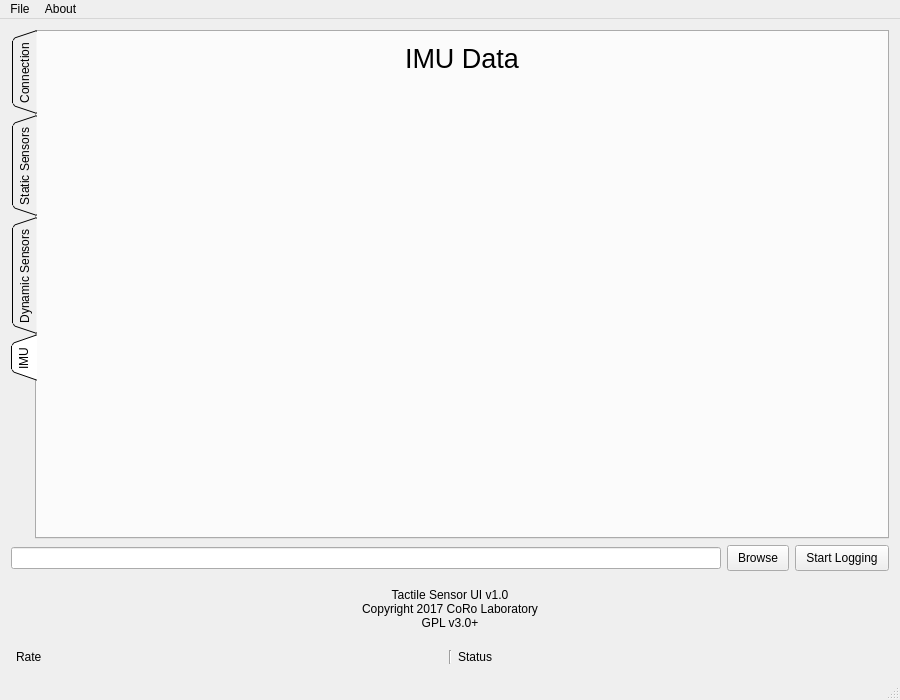
<?xml version="1.0" encoding="UTF-8"?>
<ui version="4.0">
 <class>MainWindow</class>
 <widget class="QMainWindow" name="MainWindow">
  <property name="geometry">
   <rect>
    <x>0</x>
    <y>0</y>
    <width>900</width>
    <height>700</height>
   </rect>
  </property>
  <widget class="QWidget" name="centralWidget">
   <layout class="QGridLayout" name="gridLayout">
    <item row="2" column="0">
     <layout class="QHBoxLayout" name="horizontalLayout">
      <item>
       <widget class="QLineEdit" name="logPath"/>
      </item>
      <item>
       <widget class="QPushButton" name="logBrowse">
        <property name="styleSheet">
         <string notr="true">QPushButton {
        padding:5px 10px;
}</string>
        </property>
        <property name="text">
         <string>Browse</string>
        </property>
       </widget>
      </item>
      <item>
       <widget class="QPushButton" name="log">
        <property name="styleSheet">
         <string notr="true">QPushButton {
        padding:5px 10px;
}</string>
        </property>
        <property name="text">
         <string>Start Logging</string>
        </property>
       </widget>
      </item>
     </layout>
    </item>
    <item row="0" column="0">
     <widget class="QTabWidget" name="alltabs">
      <property name="tabPosition">
       <enum>QTabWidget::West</enum>
      </property>
      <property name="tabShape">
       <enum>QTabWidget::Triangular</enum>
      </property>
      <property name="currentIndex">
       <number>3</number>
      </property>
      <widget class="QWidget" name="connection">
       <attribute name="title">
        <string>Connection</string>
       </attribute>
       <layout class="QGridLayout" name="_5">
        <item row="1" column="3">
         <widget class="QPushButton" name="refreshPorts">
          <property name="text">
           <string>Refresh</string>
          </property>
         </widget>
        </item>
        <item row="0" column="2">
         <spacer name="verticalSpacer_3">
          <property name="orientation">
           <enum>Qt::Vertical</enum>
          </property>
          <property name="sizeHint" stdset="0">
           <size>
            <width>20</width>
            <height>40</height>
           </size>
          </property>
         </spacer>
        </item>
        <item row="7" column="2">
         <spacer name="verticalSpacer_2">
          <property name="orientation">
           <enum>Qt::Vertical</enum>
          </property>
          <property name="sizeHint" stdset="0">
           <size>
            <width>20</width>
            <height>40</height>
           </size>
          </property>
         </spacer>
        </item>
        <item row="1" column="2">
         <widget class="QComboBox" name="availablePorts"/>
        </item>
        <item row="1" column="1">
         <widget class="QLabel" name="label">
          <property name="text">
           <string>Available Ports:</string>
          </property>
         </widget>
        </item>
        <item row="1" column="0">
         <spacer name="horizontalSpacer_2">
          <property name="orientation">
           <enum>Qt::Horizontal</enum>
          </property>
          <property name="sizeHint" stdset="0">
           <size>
            <width>40</width>
            <height>20</height>
           </size>
          </property>
         </spacer>
        </item>
        <item row="2" column="2">
         <spacer name="verticalSpacer">
          <property name="orientation">
           <enum>Qt::Vertical</enum>
          </property>
          <property name="sizeHint" stdset="0">
           <size>
            <width>20</width>
            <height>40</height>
           </size>
          </property>
         </spacer>
        </item>
        <item row="3" column="2" rowspan="2">
         <widget class="QPushButton" name="connect">
          <property name="styleSheet">
           <string notr="true">QPushButton {
        padding:20px 40px;
}</string>
          </property>
          <property name="text">
           <string>Connect</string>
          </property>
         </widget>
        </item>
        <item row="5" column="2" colspan="2">
         <widget class="QCheckBox" name="autoconnect">
          <property name="text">
           <string>Autoconnect on Refresh</string>
          </property>
          <property name="checked">
           <bool>true</bool>
          </property>
         </widget>
        </item>
        <item row="1" column="4">
         <spacer name="horizontalSpacer">
          <property name="orientation">
           <enum>Qt::Horizontal</enum>
          </property>
          <property name="sizeHint" stdset="0">
           <size>
            <width>40</width>
            <height>20</height>
           </size>
          </property>
         </spacer>
        </item>
       </layout>
      </widget>
      <widget class="QWidget" name="staticTab">
       <attribute name="title">
        <string>Static Sensors</string>
       </attribute>
       <layout class="QGridLayout" name="gridLayout_3">
        <item row="2" column="2">
         <widget class="QPushButton" name="staticBaselineReset">
          <property name="styleSheet">
           <string notr="true">QPushButton {
        padding:5px 10px;
}</string>
          </property>
          <property name="text">
           <string>Reset Baseline</string>
          </property>
         </widget>
        </item>
        <item row="0" column="0" colspan="3">
         <widget class="QLabel" name="label_3">
          <property name="sizePolicy">
           <sizepolicy hsizetype="Preferred" vsizetype="Minimum">
            <horstretch>0</horstretch>
            <verstretch>0</verstretch>
           </sizepolicy>
          </property>
          <property name="text">
           <string>&lt;html&gt;&lt;head/&gt;&lt;body&gt;&lt;p align=&quot;center&quot;&gt;&lt;span style=&quot; font-size:20pt;&quot;&gt;Static Tactile Sensors&lt;/span&gt;&lt;/p&gt;&lt;/body&gt;&lt;/html&gt;</string>
          </property>
          <property name="textFormat">
           <enum>Qt::RichText</enum>
          </property>
         </widget>
        </item>
        <item row="2" column="1">
         <widget class="QCheckBox" name="staticRawValues">
          <property name="text">
           <string>Raw Values</string>
          </property>
         </widget>
        </item>
        <item row="2" column="0">
         <spacer name="horizontalSpacer_4">
          <property name="orientation">
           <enum>Qt::Horizontal</enum>
          </property>
          <property name="sizeHint" stdset="0">
           <size>
            <width>40</width>
            <height>20</height>
           </size>
          </property>
         </spacer>
        </item>
        <item row="1" column="0" colspan="3">
         <widget class="QWidget" name="widget" native="true">
          <property name="sizePolicy">
           <sizepolicy hsizetype="Preferred" vsizetype="Expanding">
            <horstretch>0</horstretch>
            <verstretch>0</verstretch>
           </sizepolicy>
          </property>
          <layout class="QGridLayout" name="staticGraphsx">
           <property name="leftMargin">
            <number>0</number>
           </property>
           <property name="topMargin">
            <number>0</number>
           </property>
           <property name="rightMargin">
            <number>0</number>
           </property>
           <property name="bottomMargin">
            <number>0</number>
           </property>
           <item row="0" column="0">
            <layout class="QHBoxLayout" name="staticGraphs"/>
           </item>
          </layout>
         </widget>
        </item>
       </layout>
      </widget>
      <widget class="QWidget" name="dynamicTab">
       <attribute name="title">
        <string>Dynamic Sensors</string>
       </attribute>
       <layout class="QGridLayout" name="gridLayout_4">
        <item row="0" column="0">
         <widget class="QLabel" name="label_4">
          <property name="sizePolicy">
           <sizepolicy hsizetype="Preferred" vsizetype="Minimum">
            <horstretch>0</horstretch>
            <verstretch>0</verstretch>
           </sizepolicy>
          </property>
          <property name="text">
           <string>&lt;html&gt;&lt;head/&gt;&lt;body&gt;&lt;p align=&quot;center&quot;&gt;&lt;span style=&quot; font-size:20pt;&quot;&gt;Dynamic Tactile Sensors&lt;/span&gt;&lt;/p&gt;&lt;/body&gt;&lt;/html&gt;</string>
          </property>
          <property name="textFormat">
           <enum>Qt::RichText</enum>
          </property>
         </widget>
        </item>
        <item row="1" column="0">
         <widget class="QWidget" name="widget_2" native="true">
          <property name="sizePolicy">
           <sizepolicy hsizetype="Preferred" vsizetype="Expanding">
            <horstretch>0</horstretch>
            <verstretch>0</verstretch>
           </sizepolicy>
          </property>
          <layout class="QGridLayout" name="gridLayout_2">
           <property name="leftMargin">
            <number>0</number>
           </property>
           <property name="topMargin">
            <number>0</number>
           </property>
           <property name="rightMargin">
            <number>0</number>
           </property>
           <property name="bottomMargin">
            <number>0</number>
           </property>
           <item row="0" column="0">
            <layout class="QGridLayout" name="dynamicGraphs"/>
           </item>
          </layout>
         </widget>
        </item>
       </layout>
      </widget>
      <widget class="QWidget" name="imuTab">
       <attribute name="title">
        <string>IMU</string>
       </attribute>
       <layout class="QGridLayout" name="gridLayout_5">
        <item row="0" column="0">
         <widget class="QLabel" name="label_5">
          <property name="sizePolicy">
           <sizepolicy hsizetype="Preferred" vsizetype="Minimum">
            <horstretch>0</horstretch>
            <verstretch>0</verstretch>
           </sizepolicy>
          </property>
          <property name="text">
           <string>&lt;html&gt;&lt;head/&gt;&lt;body&gt;&lt;p align=&quot;center&quot;&gt;&lt;span style=&quot; font-size:20pt;&quot;&gt;IMU Data&lt;/span&gt;&lt;/p&gt;&lt;/body&gt;&lt;/html&gt;</string>
          </property>
          <property name="textFormat">
           <enum>Qt::RichText</enum>
          </property>
         </widget>
        </item>
        <item row="1" column="0">
         <widget class="QWidget" name="widget_4" native="true">
          <property name="sizePolicy">
           <sizepolicy hsizetype="Preferred" vsizetype="Expanding">
            <horstretch>0</horstretch>
            <verstretch>0</verstretch>
           </sizepolicy>
          </property>
          <layout class="QGridLayout" name="staticGraphsx_2">
           <property name="leftMargin">
            <number>0</number>
           </property>
           <property name="topMargin">
            <number>0</number>
           </property>
           <property name="rightMargin">
            <number>0</number>
           </property>
           <property name="bottomMargin">
            <number>0</number>
           </property>
           <item row="0" column="0">
            <layout class="QHBoxLayout" name="accelGraphs"/>
           </item>
          </layout>
         </widget>
        </item>
        <item row="2" column="0">
         <widget class="QWidget" name="widget_5" native="true">
          <property name="sizePolicy">
           <sizepolicy hsizetype="Preferred" vsizetype="Expanding">
            <horstretch>0</horstretch>
            <verstretch>0</verstretch>
           </sizepolicy>
          </property>
          <layout class="QGridLayout" name="staticGraphsx_3">
           <property name="leftMargin">
            <number>0</number>
           </property>
           <property name="topMargin">
            <number>0</number>
           </property>
           <property name="rightMargin">
            <number>0</number>
           </property>
           <property name="bottomMargin">
            <number>0</number>
           </property>
           <item row="0" column="0">
            <layout class="QHBoxLayout" name="gyroGraphs"/>
           </item>
          </layout>
         </widget>
        </item>
       </layout>
      </widget>
     </widget>
    </item>
    <item row="5" column="0">
     <widget class="QWidget" name="status" native="true">
      <layout class="QHBoxLayout" name="_6">
       <property name="leftMargin">
        <number>5</number>
       </property>
       <property name="topMargin">
        <number>3</number>
       </property>
       <property name="rightMargin">
        <number>5</number>
       </property>
       <property name="bottomMargin">
        <number>3</number>
       </property>
       <item>
        <widget class="QLabel" name="connectionDataRate">
         <property name="text">
          <string>Rate</string>
         </property>
        </widget>
       </item>
       <item>
        <widget class="Line" name="connectionStatusSeparator">
         <property name="orientation">
          <enum>Qt::Vertical</enum>
         </property>
        </widget>
       </item>
       <item>
        <widget class="QLabel" name="connectionStatus">
         <property name="text">
          <string>Status</string>
         </property>
        </widget>
       </item>
      </layout>
     </widget>
    </item>
    <item row="3" column="0">
     <widget class="QWidget" name="about" native="true">
      <layout class="QGridLayout" name="_3">
       <item row="0" column="0">
        <widget class="QLabel" name="label_2">
         <property name="text">
          <string>&lt;html&gt;&lt;head/&gt;&lt;body&gt;&lt;p align=&quot;center&quot;&gt;Tactile Sensor UI v1.0&lt;br/&gt;Copyright 2017 CoRo Laboratory&lt;br/&gt;GPL v3.0+&lt;/p&gt;&lt;/body&gt;&lt;/html&gt;</string>
         </property>
         <property name="textFormat">
          <enum>Qt::RichText</enum>
         </property>
        </widget>
       </item>
      </layout>
     </widget>
    </item>
   </layout>
  </widget>
  <widget class="QMenuBar" name="menuBar">
   <property name="geometry">
    <rect>
     <x>0</x>
     <y>0</y>
     <width>900</width>
     <height>22</height>
    </rect>
   </property>
   <widget class="QMenu" name="menuFile">
    <property name="title">
     <string>File</string>
    </property>
    <addaction name="actionQuit"/>
   </widget>
   <widget class="QMenu" name="menuAbout">
    <property name="title">
     <string>About</string>
    </property>
   </widget>
   <addaction name="menuFile"/>
   <addaction name="menuAbout"/>
  </widget>
  <widget class="QStatusBar" name="statusBar"/>
  <action name="actionQuit">
   <property name="text">
    <string>Quit</string>
   </property>
  </action>
 </widget>
 <layoutdefault spacing="6" margin="11"/>
 <resources/>
 <connections>
  <connection>
   <sender>actionQuit</sender>
   <signal>triggered()</signal>
   <receiver>MainWindow</receiver>
   <slot>close()</slot>
   <hints>
    <hint type="sourcelabel">
     <x>-1</x>
     <y>-1</y>
    </hint>
    <hint type="destinationlabel">
     <x>289</x>
     <y>228</y>
    </hint>
   </hints>
  </connection>
 </connections>
</ui>
